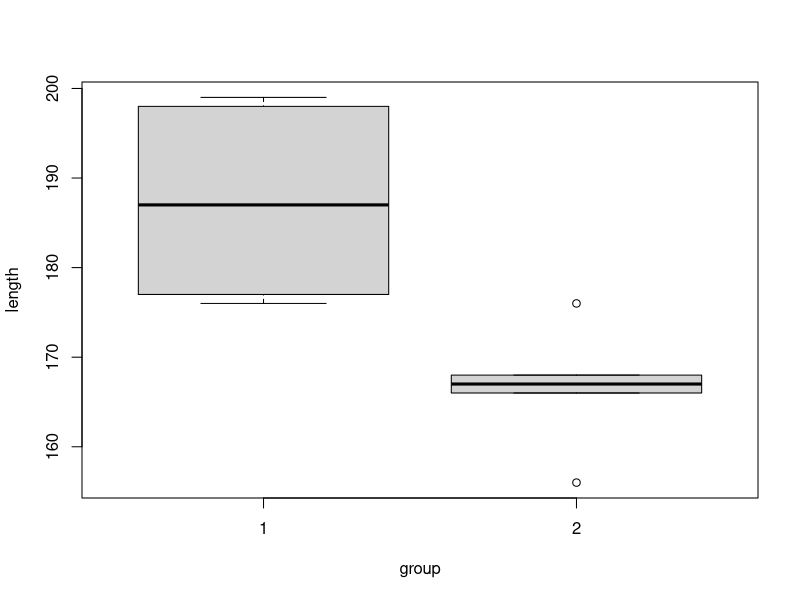
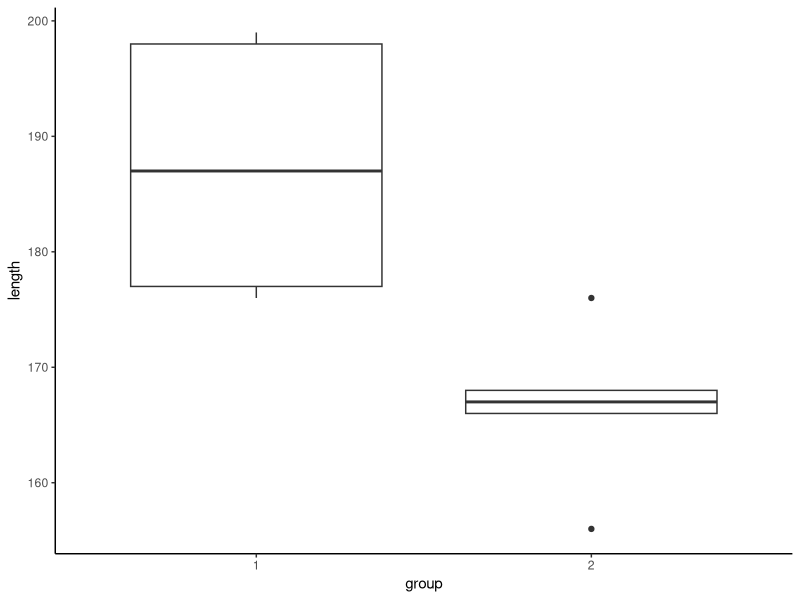
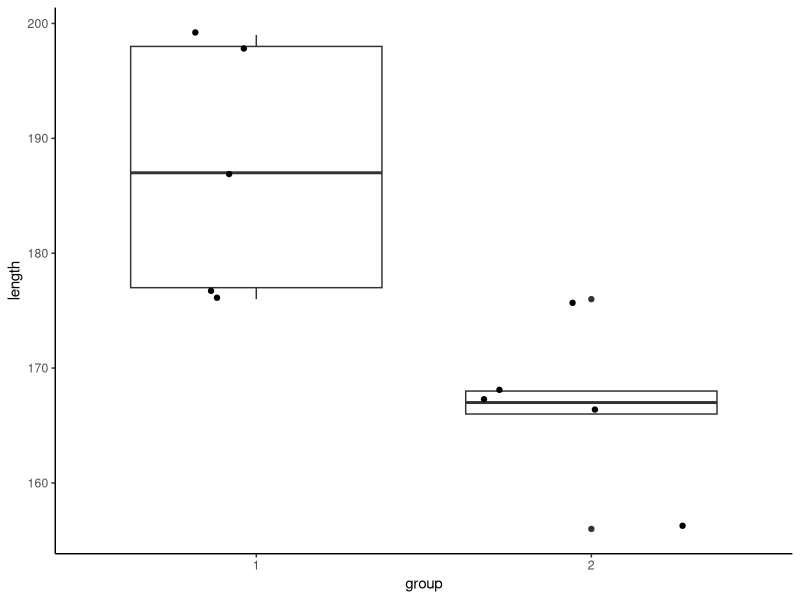
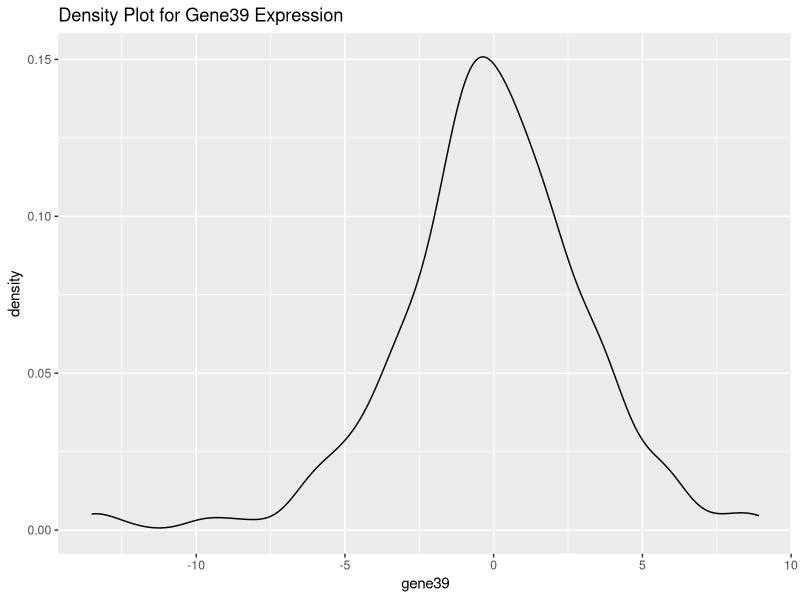
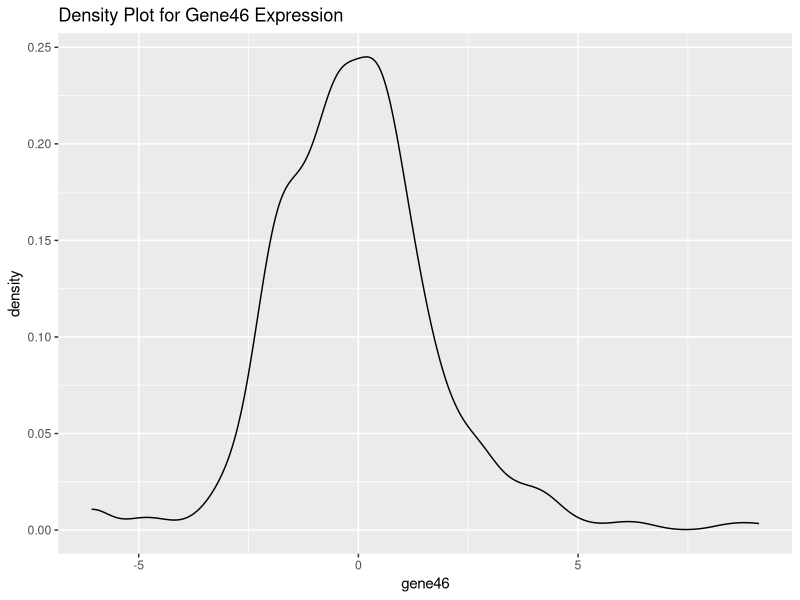
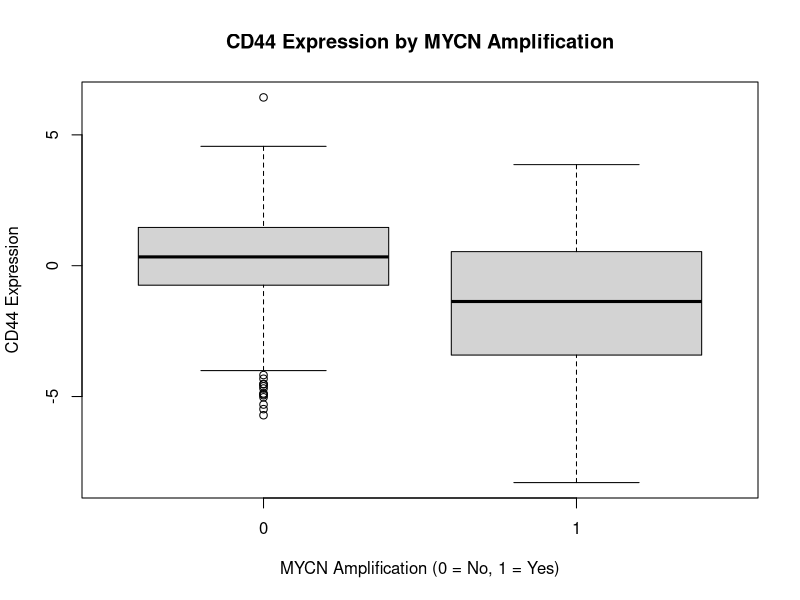
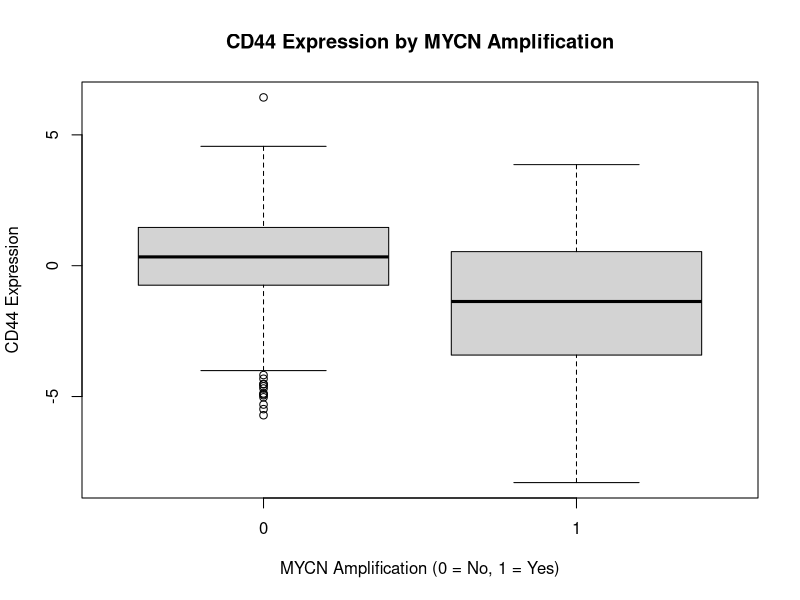
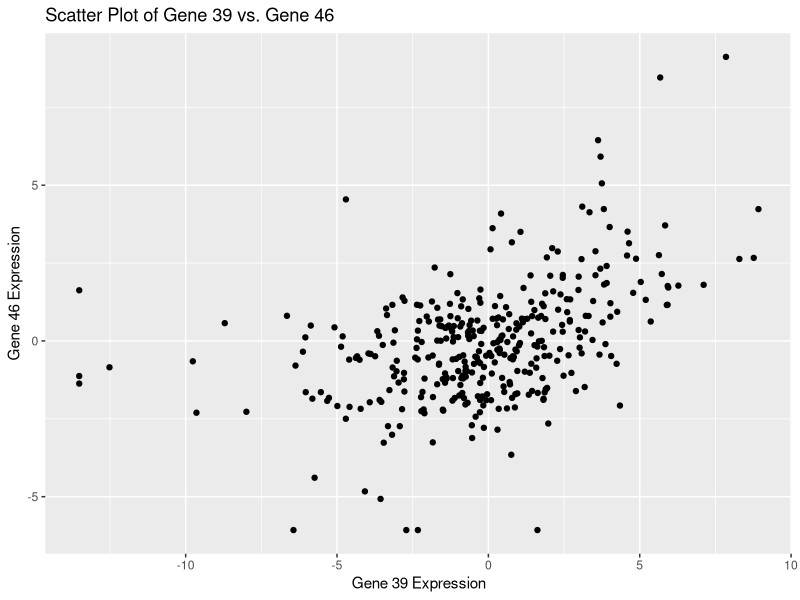

R code for these plots, in order:
## ---- chunk 1
library(tidyverse)
## ---- chunk 2
dir()
## ---- chunk 3
# Read the expression data from the TSV file
expression_data <- read_tsv("qPCR_expression_data.tsv")

# Read the sample data from the TSV file and specify data types
sample_data <- read_tsv("qPCR_sample_data.tsv", col_types = cols(
  MNA = col_factor(levels = c("0", "1")),
  Stage = col_factor(levels = c("1", "2", "3", "4", "5", "4S")),
  event = col_factor(levels = c("0", "1")),
  survival = col_factor(levels = c("0", "1"))
))

# Check the structure of the data frames
str(expression_data)
str(sample_data)

## ---- chunk 4
# expression data
head(expression_data)
tail(expression_data)

# sample data
head(sample_data)
tail(sample_data)
## ---- chunk 5
# Check the class of the original data frame/tibble
class(expression_data)

# Convert expression_data to a matrix
expression_data_matrix <- as.matrix(expression_data)

# Check the class of the converted matrix
class(expression_data_matrix)

# Display the first few rows of the matrix
head(expression_data_matrix)
## ---- chunk 6
ls()
## ---- chunk 7
expression_data_pergene <- expression_data %>%
    pivot_longer(-genename) %>%
    pivot_wider(names_from = "genename", values_from="value") 
expression_data_pergene
## ---- chunk 8
group1 <- c(187, 177, 198, 176, 199)
group2 <- c(167, 176, 156, 166, 168)
t.test(group1,group2)
## ---- chunk 9
wilcox.test(group1, group2)
## ---- chunk 10
# Perform the Wilcoxon test and store the result in an object
result_wilc <- wilcox.test(group1, group2)

# Print the full result
result_wilc

# Access and print the p-value
result_wilc$p.value
## ---- chunk 11
# Create the vectors for length and group
length <- c(187, 177, 198, 176, 199, 167, 176, 156, 166, 168)
group <- c(1, 1, 1, 1, 1, 2, 2, 2, 2, 2)

# Perform the parametric t-test using a formula
t.test(length ~ group)

# Perform the non-parametric Wilcoxon test using a formula
wilcox.test(length ~ group)
## ---- chunk 12
# this is the base-R way to draw a boxplot
boxplot(length~group) 

#also with ggplot you can make nice boxplots
library(ggplot2)

inputdata <- tibble(length, group = as.factor(group))

inputdata %>%
    ggplot(aes(x = group, y = length)) +
    geom_boxplot() +
    theme_classic()

#boxplot with jitter
inputdata <- tibble(length, group = as.factor(group))

inputdata %>%
    ggplot(aes(x = group, y = length)) +
    geom_boxplot() +
    theme_classic() +
    geom_jitter()

## ---- chunk 13
#Paired t-test (parametric):
t.test(group1, group2, paired=T) # parametric test
#Paired Wilcoxon test (non-parametric):
wilcox.test(group1, group2, paired=T) # non-parametric test
## ---- chunk 14
library(dplyr)

# Assuming expression_data_pergene is your data frame
#expression_data_pergene <- expression_data_pergene %>%
  #rownames_to_column(var = "GeneName")

# Now the "GeneName" column will be the index, and you can access data using gene names

library(ggplot2)

ggplot(expression_data_pergene, aes(x = gene39)) +
  geom_density() +
  labs(title = "Density Plot for Gene39 Expression")

ggplot(expression_data_pergene, aes(x = gene46)) +
  geom_density() +
  labs(title = "Density Plot for Gene46 Expression")

# Perform an independent samples t-test
t_test_result <- t.test(expression_data_pergene$gene39, expression_data_pergene$gene46,  paired=T)

# Print the t-test result
t_test_result

# Perform the Mann-Whitney test
result <- wilcox.test(
  x = expression_data_pergene$gene39,
  y = expression_data_pergene$gene46,
paired=T)

# Display the test result
result
## ---- chunk 15
# Assuming expression_data_pergene is your gene expression data frame, and sample_data is your sample data frame
library(dplyr)

# Assuming "name" in expression_data_pergene and "patientID" in sample_data are the common columns
combined_data <- left_join(expression_data_pergene, sample_data, by = c("name" = "patientID"))




# Check the first few rows of the combined data
head(combined_data)

## ---- chunk 16
# Perform t-test for gene 14 (CD44)
t_test_cd44 <- t.test(gene14 ~ MNA, data = combined_data)

# Perform Mann-Whitney test for gene 14 (CD44)
wilcox_cd44 <- wilcox.test(gene14 ~ MNA, data = combined_data)

# Print the results
t_test_cd44
wilcox_cd44

# You can repeat the same steps for gene39 (MYCN) and gene45 (NTKR1)

# Perform t-test and Mann-Whitney test for gene 39 (MYCN)
t_test_mycn <- t.test(gene39 ~ MNA, data = combined_data)
wilcox_mycn <- wilcox.test(gene39 ~ MNA, data = combined_data)

# Print the results for gene 39
t_test_mycn
wilcox_mycn

# Perform t-test and Mann-Whitney test for gene 45 (NTKR1)
t_test_ntkr1 <- t.test(gene45 ~ MNA, data = combined_data)
wilcox_ntkr1 <- wilcox.test(gene45 ~ MNA, data = combined_data)

# Print the results for gene 45
t_test_ntkr1
wilcox_ntkr1


## ---- chunk 17
# Create a boxplot to visualize gene 14 (CD44) expression by MNA status
boxplot(gene14 ~ MNA, data = combined_data, main = "CD44 Expression by MYCN Amplification", xlab = "MYCN Amplification (0 = No, 1 = Yes)", ylab = "CD44 Expression")
## ---- chunk 18
# Perform t-test and Mann-Whitney test for gene 14 (CD44)
t_test_cd44 <- t.test(gene14 ~ MNA, data = combined_data)
wilcox_cd44 <- wilcox.test(gene14 ~ MNA, data = combined_data)

# Print the results for gene 14 (CD44)
t_test_cd44
wilcox_cd44

# Perform t-test and Mann-Whitney test for gene 39 (MYCN)
t_test_mycn <- t.test(gene39 ~ MNA, data = combined_data)
wilcox_mycn <- wilcox.test(gene39 ~ MNA, data = combined_data)

# Print the results for gene 39 (MYCN)
t_test_mycn
wilcox_mycn

# Perform t-test and Mann-Whitney test for gene 45 (NTKR1)
t_test_ntkr1 <- t.test(gene45 ~ MNA, data = combined_data)
wilcox_ntkr1 <- wilcox.test(gene45 ~ MNA, data = combined_data)

# Print the results for gene 45 (NTKR1)
t_test_ntkr1
wilcox_ntkr1

# Create a boxplot to visualize gene 14 (CD44) expression by MNA status
boxplot(gene14 ~ MNA, data = combined_data, main = "CD44 Expression by MYCN Amplification", xlab = "MYCN Amplification (0 = No, 1 = Yes)", ylab = "CD44 Expression")


## ---- chunk 19
# Assuming expression_data_pergene is your data frame

library(ggplot2)

# Create a scatter plot
ggplot(expression_data_pergene, aes(x = gene39, y = gene46)) +
  geom_point() +
  labs(x = "Gene 39 Expression", y = "Gene 46 Expression", title = "Scatter Plot of Gene 39 vs. Gene 46")

# Calculate Pearson and Spearman correlation coefficients
pearson_cor <- cor.test(expression_data_pergene$gene39, expression_data_pergene$gene46, method = "pearson")
spearman_cor <- cor.test(expression_data_pergene$gene39, expression_data_pergene$gene46, method = "spearman")

# Print the correlation coefficients and p-values
pearson_cor
spearman_cor

## ---- chunk 20
# Assuming combined_data is your combined data frame

# Parametric ANOVA test for gene39
parametric_anova <- anova(lm(gene39 ~ Stage, data = combined_data))
print("Parametric ANOVA:")
print(summary(parametric_anova))

# Non-parametric Kruskal-Wallis test for gene39
non_parametric_kruskal <- kruskal.test(gene39 ~ Stage, data = combined_data)
print("Non-Parametric Kruskal-Wallis:")
print(non_parametric_kruskal)

# Create a boxplot to visualize gene39 expression by Stage
library(ggplot2)
ggplot(combined_data, aes(x = Stage, y = gene39)) +
  geom_boxplot() +
  labs(x = "Stage", y = "Gene39 Expression", title = "Boxplot of Gene39 Expression by Stage")

# You can repeat the same steps for gene 14 (CD44) instead of gene39

